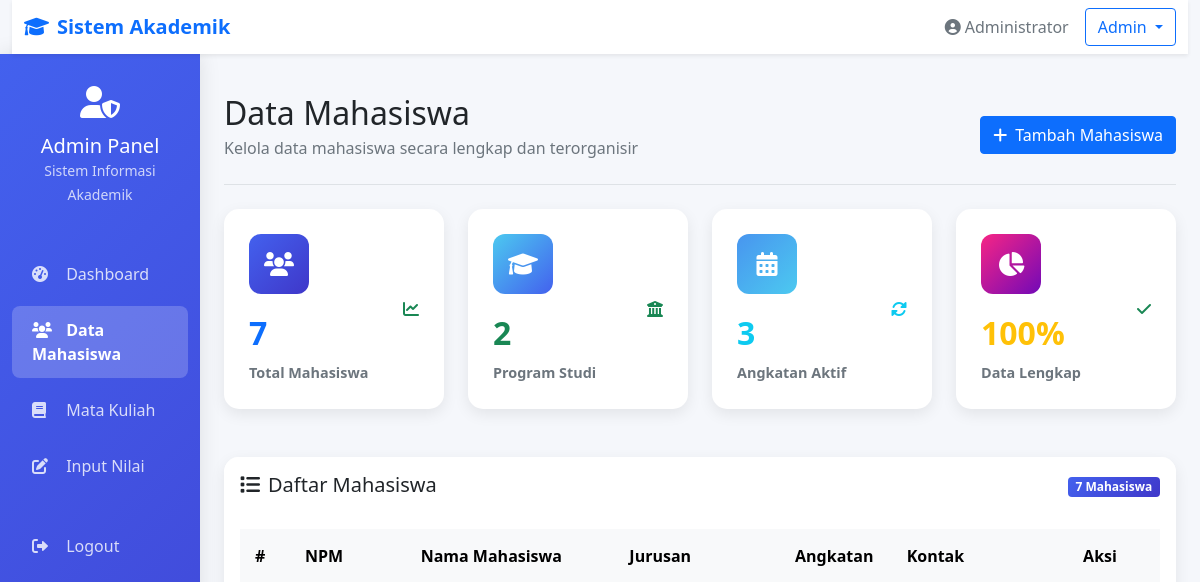
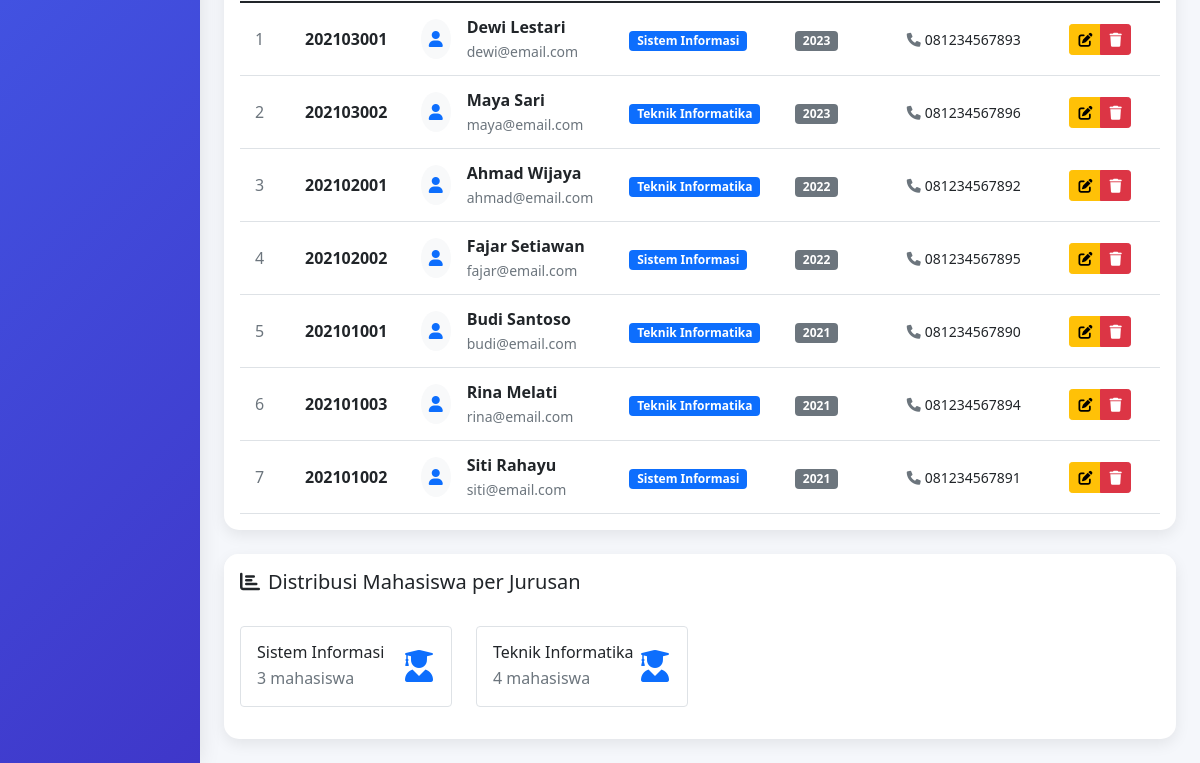
The page /admin/data_mahasiswa.php (signed in) on the database as committed earlier (2 pictures, top to bottom).
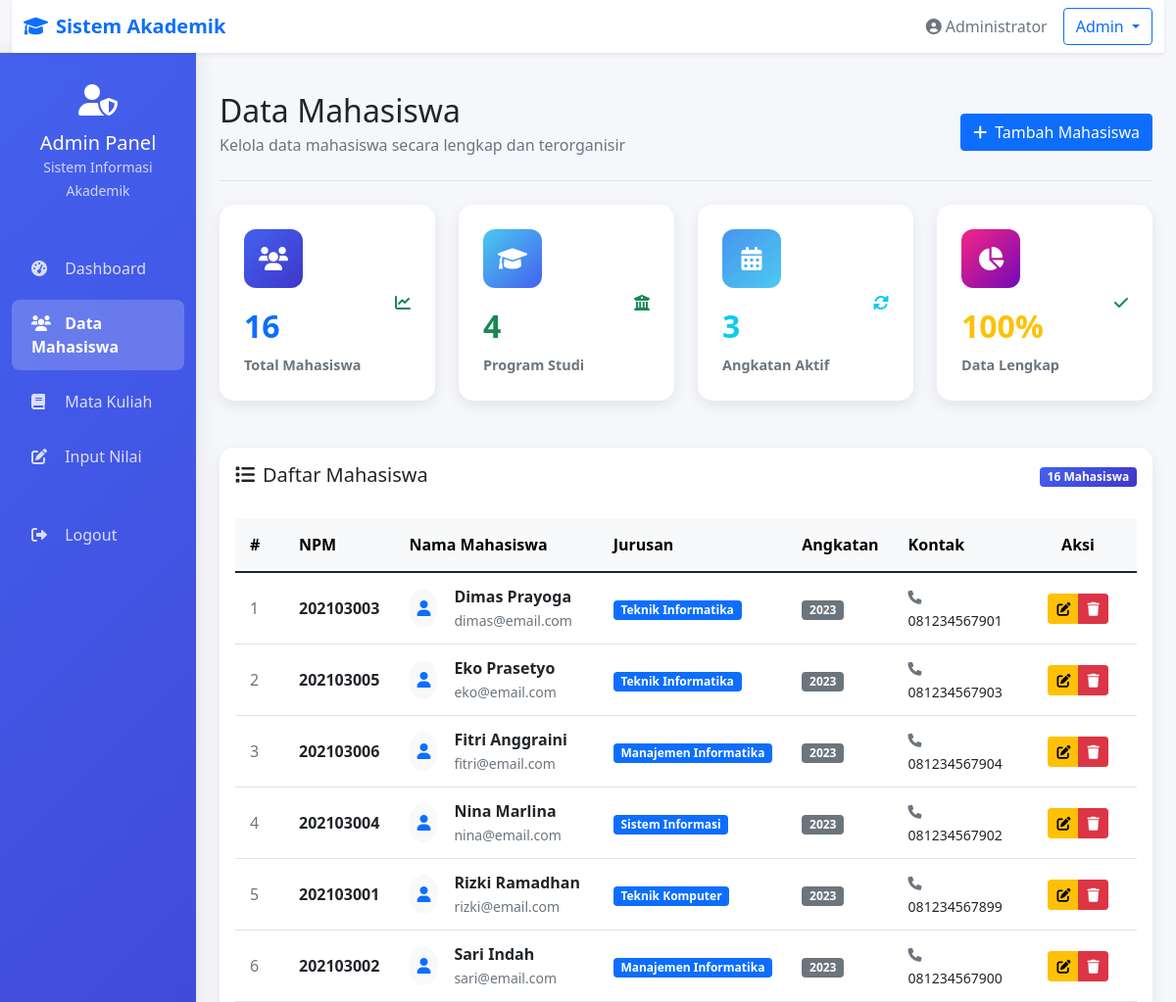
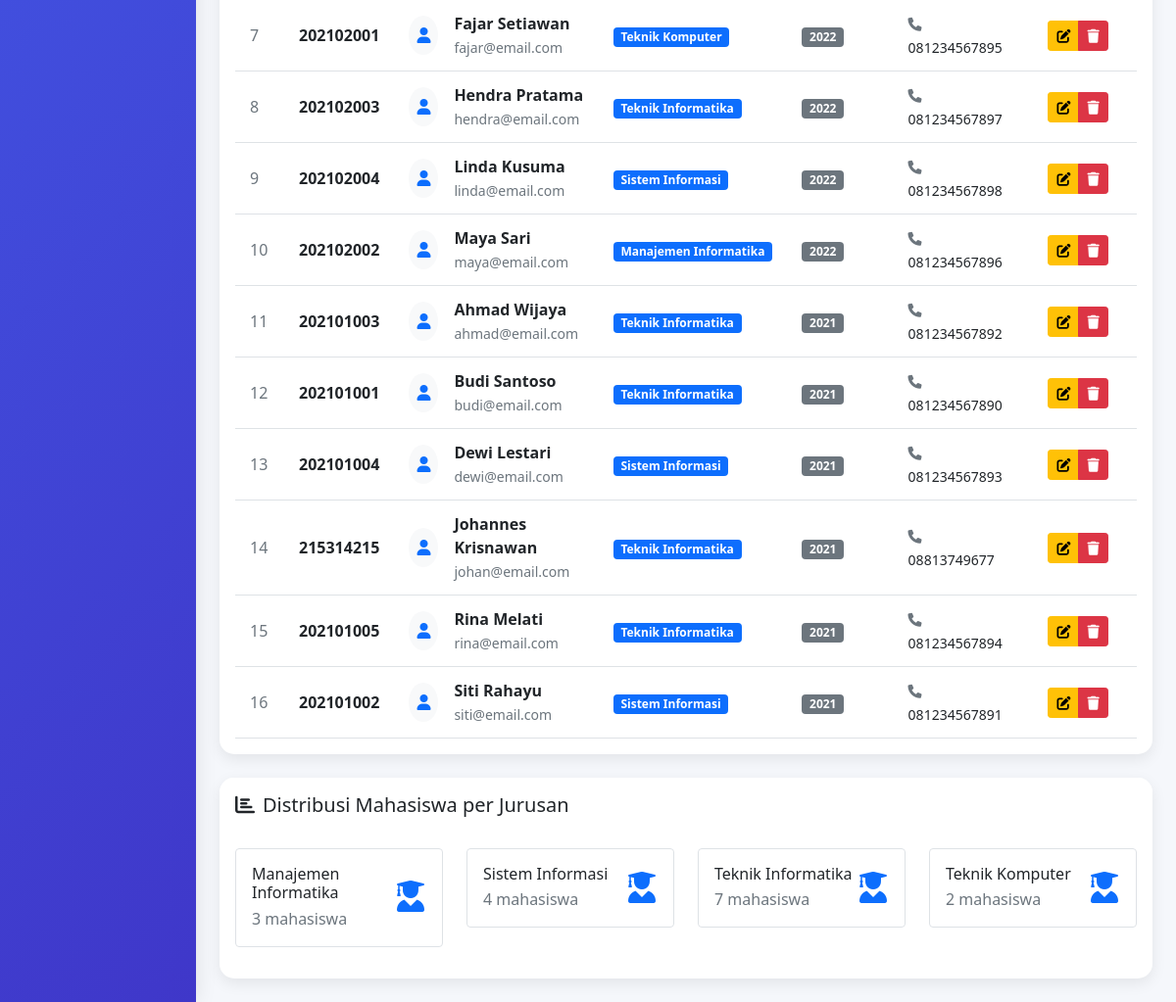
The same page on the database as committed later (2 pictures, top to bottom).
### tables this page shows
CREATE TABLE `mahasiswa` (
  `id` int(11) NOT NULL,
  `npm` varchar(20) NOT NULL,
  `password` varchar(255) NOT NULL,
  `nama` varchar(100) NOT NULL,
  `jurusan` varchar(50) NOT NULL,
  `angkatan` year(4) NOT NULL,
  `email` varchar(100) DEFAULT NULL,
  `no_hp` varchar(15) DEFAULT NULL,
  `created_at` timestamp NOT NULL DEFAULT current_timestamp()
);

### admin/data_mahasiswa.php (the view, shortened to what the changed rows need)
<?php
$database = new Database();
$db = $database->getConnection();
try {
    $query = "SELECT * FROM mahasiswa ORDER BY angkatan DESC, nama ASC";
    $stmt = $db->prepare($query);
    $stmt->execute();
    $total_mahasiswa = $stmt->rowCount();
    $mahasiswa_data = $stmt->fetchAll(PDO::FETCH_ASSOC);
} catch (PDOException $e) {
    $error = "Error mengambil data mahasiswa: " . $e->getMessage();
    $total_mahasiswa = 0;
    $mahasiswa_data = [];
}
$stat_jurusan = [];
try {
    $query_jurusan = "SELECT jurusan, COUNT(*) as jumlah FROM mahasiswa GROUP BY jurusan";
    $stmt_jurusan = $db->prepare($query_jurusan);
    $stmt_jurusan->execute();
    $stat_jurusan = $stmt_jurusan->fetchAll(PDO::FETCH_ASSOC);
} catch (PDOException $e) {
}
?>
<!DOCTYPE html>
<html lang="id">
<head>
    <link href="https://cdn.jsdelivr.net/npm/bootstrap@5.1.3/dist/css/bootstrap.min.css" rel="stylesheet">
    <link href="https://cdnjs.cloudflare.com/ajax/libs/font-awesome/6.0.0/css/all.min.css" rel="stylesheet">
</head>
<body>
    <div class="container-fluid">
        <div class="row">
            <main class="col-md-9 ms-sm-auto col-lg-10 px-md-4 py-4">
                <div class="d-flex justify-content-between flex-wrap flex-md-nowrap align-items-center pt-3 pb-2 mb-4 border-bottom">
                    <div>
                        <h1 class="h2 mb-1">Data Mahasiswa</h1>
                    </div>
                </div>
                <div class="row mb-4">
                    <div class="col-xl-3 col-md-6 mb-4">
                        <div class="stat-card">
                            <div class="card-body">
                                <div class="d-flex justify-content-between">
                                    <div>
                                        <div class="stat-icon bg-gradient-primary text-white">
                                            <i class="fas fa-users"></i>
                                        </div>
                                        <div class="stat-number text-primary"><?php echo $total_mahasiswa; ?></div>
                                        <div class="stat-title">Total Mahasiswa</div>
                                    </div>
                                </div>
                            </div>
                        </div>
                    </div>
                    <div class="col-xl-3 col-md-6 mb-4">
                        <div class="stat-card">
                            <div class="card-body">
                                <div class="d-flex justify-content-between">
                                    <div>
                                        <div class="stat-icon bg-gradient-success text-white">
                                            <i class="fas fa-graduation-cap"></i>
                                        </div>
                                        <div class="stat-number text-success"><?php echo count($stat_jurusan); ?></div>
                                        <div class="stat-title">Program Studi</div>
                                    </div>
                                </div>
                            </div>
                        </div>
                    </div>
                </div>
                <div class="table-card">
                    <div class="card-header bg-white border-bottom-0 py-3">
                        <div class="row align-items-center">
                            <div class="col-md-6 text-md-end">
                                <span class="badge badge-gradient"><?php echo $total_mahasiswa; ?> Mahasiswa</span>
                            </div>
                        </div>
                    </div>
                    <div class="card-body">
                        <?php if ($total_mahasiswa > 0): ?>
                        <div class="table-responsive">
                            <table class="table table-hover">
                                <thead class="table-light">
                                    <tr>
                                        <th width="50">#</th>
                                        <th>NPM</th>
                                        <th>Nama Mahasiswa</th>
                                        <th>Jurusan</th>
                                        <th>Angkatan</th>
                                        <th>Kontak</th>
                                        <th width="120" class="text-center">Aksi</th>
                                    </tr>
                                </thead>
                                <tbody>
                                    <?php $no = 1; ?>
                                    <?php foreach ($mahasiswa_data as $row): ?>
                                    <tr>
                                        <td class="text-muted"><?php echo $no++; ?></td>
                                        <td>
                                            <strong><?php echo htmlspecialchars($row['npm']); ?></strong>
                                        </td>
                                        <td>
                                            <div class="d-flex align-items-center">
                                                <div class="bg-light rounded-circle p-2 me-3">
                                                    <i class="fas fa-user text-primary"></i>
                                                </div>
                                                <div>
                                                    <div class="fw-bold"><?php echo htmlspecialchars($row['nama']); ?></div>
                                                    <small class="text-muted"><?php echo htmlspecialchars($row['email']); ?></small>
                                                </div>
                                            </div>
                                        </td>
                                        <td>
                                            <span class="badge bg-primary"><?php echo htmlspecialchars($row['jurusan']); ?></span>
                                        </td>
                                        <td>
                                            <span class="badge bg-secondary"><?php echo htmlspecialchars($row['angkatan']); ?></span>
                                        </td>
                                        <td>
                                            <?php if (!empty($row['no_hp'])): ?>
                                                <small><i class="fas fa-phone me-1 text-muted"></i><?php echo htmlspecialchars($row['no_hp']); ?></small>
                                            <?php else: ?>
                                                <small class="text-muted">-</small>
                                            <?php endif; ?>
                                        </td>
                                        <td class="text-center">
                                            <div class="btn-group btn-group-sm" role="group">
                                                <a href="edit_mahasiswa.php?id=<?php echo $row['id']; ?>" class="btn btn-warning btn-action" title="Edit">
                                                    <i class="fas fa-edit"></i>
                                                </a>
                                                <a href="?hapus=<?php echo $row['id']; ?>" class="btn btn-danger btn-action" onclick="return confirm('Apakah Anda yakin ingin menghapus mahasiswa <?php echo addslashes($row['nama']); ?>? Tindakan ini tidak dapat dibatalkan.')" title="Hapus">
                                                    <i class="fas fa-trash"></i>
                                                </a>
                                            </div>
                                        </td>
                                    </tr>
                                    <?php endforeach; ?>
                                </tbody>
                            </table>
                        </div>
                        <?php endif; ?>
                    </div>
                </div>
                <?php if (count($stat_jurusan) > 0): ?>
                <div class="row mt-4">
                    <div class="col-12">
                        <div class="table-card">
                            <div class="card-body">
                                <div class="row">
                                    <?php foreach ($stat_jurusan as $jurusan): ?>
                                    <div class="col-md-3 mb-3">
                                        <div class="d-flex justify-content-between align-items-center p-3 border rounded">
                                            <div>
                                                <h6 class="mb-1"><?php echo $jurusan['jurusan']; ?></h6>
                                                <p class="mb-0 text-muted"><?php echo $jurusan['jumlah']; ?> mahasiswa</p>
                                            </div>
                                            <div class="text-primary">
                                                <i class="fas fa-user-graduate fa-2x"></i>
                                            </div>
                                        </div>
                                    </div>
                                    <?php endforeach; ?>
                                </div>
                            </div>
                        </div>
                    </div>
                </div>
                <?php endif; ?>
            </main>
        </div>
    </div>
</body>
</html>

Rows that differ between the two databases and show on the page:
added mahasiswa: npm "202103003", nama "Dimas Prayoga", email "dimas@email.com", jurusan "Teknik Informatika", angkatan "2023", no_hp "081234567901"
added mahasiswa: npm "202103005", nama "Eko Prasetyo", email "eko@email.com", jurusan "Teknik Informatika", angkatan "2023", no_hp "081234567903"
added mahasiswa: npm "202103006", nama "Fitri Anggraini", email "fitri@email.com", jurusan "Manajemen Informatika", angkatan "2023", no_hp "081234567904"
added mahasiswa: npm "202103004", nama "Nina Marlina", email "nina@email.com", jurusan "Sistem Informasi", angkatan "2023", no_hp "081234567902"
added mahasiswa: npm "202103001", nama "Rizki Ramadhan", email "rizki@email.com", jurusan "Teknik Komputer", angkatan "2023", no_hp "081234567899"
added mahasiswa: npm "202103002", nama "Sari Indah", email "sari@email.com", jurusan "Manajemen Informatika", angkatan "2023", no_hp "081234567900"
changed mahasiswa "Fajar Setiawan": npm "202102002" → "202102001"; jurusan "Sistem Informasi" → "Teknik Komputer"; moves up the list
added mahasiswa: npm "202102003", nama "Hendra Pratama", email "hendra@email.com", jurusan "Teknik Informatika", angkatan "2022", no_hp "081234567897"
added mahasiswa: npm "202102004", nama "Linda Kusuma", email "linda@email.com", jurusan "Sistem Informasi", angkatan "2022", no_hp "081234567898"
changed mahasiswa "Maya Sari": npm "202103002" → "202102002"; jurusan "Teknik Informatika" → "Manajemen Informatika"; angkatan "2023" → "2022"
changed mahasiswa "Ahmad Wijaya": npm "202102001" → "202101003"; angkatan "2022" → "2021"
changed mahasiswa "Dewi Lestari": npm "202103001" → "202101004"; angkatan "2023" → "2021"; moves down the list
added mahasiswa: npm "215314215", nama "Johannes Krisnawan", email "johan@email.com", jurusan "Teknik Informatika", angkatan "2021", no_hp "08813749677"
changed mahasiswa "Rina Melati": npm "202101003" → "202101005"
Other text that changed with them:
$total_mahasiswa: "7" → "16"
count($stat_jurusan): "2" → "4"
new list line: "Manajemen Informatika 3 mahasiswa"
new list line: "Sistem Informasi 4 mahasiswa"
new list line: "Teknik Informatika 7 mahasiswa"
new list line: "Teknik Komputer 2 mahasiswa"
list line gone: "Sistem Informasi 3 mahasiswa"
list line gone: "Teknik Informatika 4 mahasiswa"
